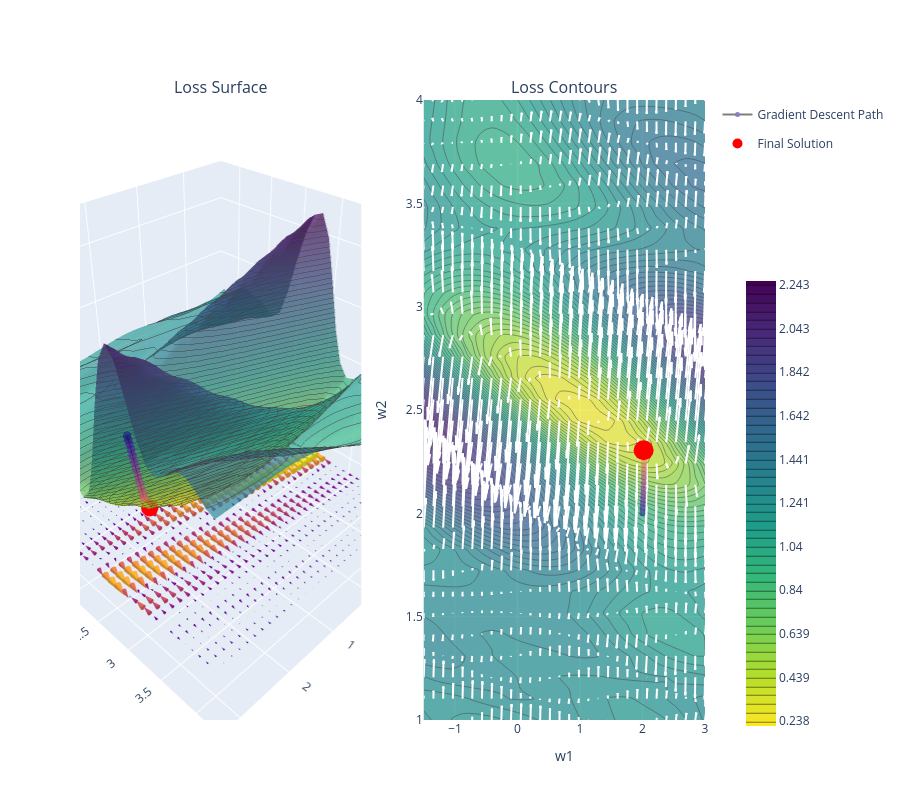

The cell this chart's notebook holds for it:
### Markdown cell above
<link rel="stylesheet" href="berkeley.css">

<h3 class="cal cal-h3">Gradient Descent Applied to Sine Model</h3>

### Code cell
# w0 = np.array([1.2, 2.])
# w0 = np.array([.5, 2.5])
w0 = np.array([2, 2])
path = gradient_descent(w0,
                        grad_sine_MSE,
                        learning_rate=.01,
                        nepochs=20)
errors = [sine_MSE(w) for w in path]
fig = plot_gradient(
    sine['w0'], sine['w1'], sine['error'],
    sine['dw0'], sine['dw1'], scale=.1)
add_solution_path(fig, errors, path)

### Figure 1 — Plotly figure (JSON) as saved in the notebook; plotly's stock layout.template omitted (floating-point values rounded to 4 significant figures; data arrays with more than 128 entries replaced by an {"elided": "..."} marker saying what was removed)
{"data": [{"colorscale": [[0, "#fde725"], [0.1111, "#b5de2b"], [0.2222, "#6ece58"], [0.3333, "#35b779"], [0.4444, "#1f9e89"], [0.5556, "#26828e"], [0.6667, "#31688e"], [0.7778, "#3e4989"], [0.8889, "#482878"], [1, "#440154"]], "contours": {"z": {"end": 2.243, "highlightcolor": "white", "show": true, "size": 0.0401, "start": 0.2383}}, "opacity": 0.7, "scene": "scene", "showscale": false, "type": "surface", "x": {"elided": "30x30 float values"}, "y": {"elided": "30x30 float values"}, "z": {"elided": "30x30 float values"}}, {"colorbar": {"len": 0.75, "x": 1.05, "y": 0.35}, "colorscale": [[0, "#fde725"], [0.1111, "#b5de2b"], [0.2222, "#6ece58"], [0.3333, "#35b779"], [0.4444, "#1f9e89"], [0.5556, "#26828e"], [0.6667, "#31688e"], [0.7778, "#3e4989"], [0.8889, "#482878"], [1, "#440154"]], "contours": {"end": 2.243, "size": 0.0401, "start": 0.2383}, "opacity": 0.7, "type": "contour", "x": {"elided": "900 float values"}, "xaxis": "x", "y": {"elided": "900 float values"}, "yaxis": "y", "z": {"elided": "900 float values"}}, {"anchor": "tail", "scene": "scene", "showscale": false, "sizeref": 2, "type": "cone", "u": {"elided": "900 float values"}, "v": {"elided": "900 float values"}, "w": {"elided": "900 float values"}, "x": {"elided": "900 float values"}, "y": {"elided": "900 float values"}, "z": {"elided": "900 float values"}}, {"line": {"color": "white", "width": 2}, "mode": "lines", "showlegend": false, "type": "scatter", "x": {"elided": "6300 float values"}, "xaxis": "x", "y": {"elided": "6300 float values"}, "yaxis": "y"}, {"legendgroup": "Gradient Descent", "line": {"color": "black", "width": 2}, "marker": {"color": [0.0, 0.05, 0.1, 0.15, 0.2, 0.25, 0.3, 0.35, 0.4, 0.45, 0.5, 0.55, 0.6, 0.65, 0.7, 0.75, 0.8, 0.85, 0.9, 0.95, 1.0], "size": 5}, "mode": "lines+markers", "name": "Gradient Descent Path", "opacity": 0.5, "scene": "scene", "type": "scatter3d", "x": [2.0, 2.003, 2.005, 2.008, 2.011, 2.014, 2.017, 2.019, 2.022, 2.024, 2.025, 2.026, 2.027, 2.027, 2.026, 2.026, 2.025, 2.023, 2.022, 2.02, 2.018], "y": [2.0, 2.017, 2.035, 2.055, 2.076, 2.099, 2.122, 2.147, 2.171, 2.193, 2.214, 2.232, 2.248, 2.261, 2.272, 2.28, 2.288, 2.293, 2.298, 2.302, 2.305], "z": [0.9147, 0.8844, 0.8491, 0.8078, 0.7602, 0.7068, 0.649, 0.59, 0.5337, 0.484, 0.4434, 0.4124, 0.39, 0.3744, 0.3638, 0.3567, 0.3519, 0.3487, 0.3464, 0.3447, 0.3435]}, {"legendgroup": "Gradient Descent", "line": {"color": "black", "width": 2}, "marker": {"color": [0.0, 0.05, 0.1, 0.15, 0.2, 0.25, 0.3, 0.35, 0.4, 0.45, 0.5, 0.55, 0.6, 0.65, 0.7, 0.75, 0.8, 0.85, 0.9, 0.95, 1.0]}, "mode": "lines+markers", "name": "Gradient Descent Path", "opacity": 0.5, "showlegend": false, "type": "scatter", "x": [2.0, 2.003, 2.005, 2.008, 2.011, 2.014, 2.017, 2.019, 2.022, 2.024, 2.025, 2.026, 2.027, 2.027, 2.026, 2.026, 2.025, 2.023, 2.022, 2.02, 2.018], "xaxis": "x", "y": [2.0, 2.017, 2.035, 2.055, 2.076, 2.099, 2.122, 2.147, 2.171, 2.193, 2.214, 2.232, 2.248, 2.261, 2.272, 2.28, 2.288, 2.293, 2.298, 2.302, 2.305], "yaxis": "y"}, {"legendgroup": "Final Solution", "marker": {"color": "red", "size": 10}, "mode": "markers", "name": "Final Solution", "scene": "scene", "type": "scatter3d", "x": [2.018], "y": [2.305], "z": [0.3435]}, {"legendgroup": "Final Solution", "marker": {"color": "red", "size": 20}, "mode": "markers", "name": "Final Solution", "showlegend": false, "type": "scatter", "x": [2.018], "xaxis": "x", "y": [2.305], "yaxis": "y"}], "layout": {"annotations": [{"font": {"size": 16}, "showarrow": false, "text": "Loss Surface", "x": 0.225, "xanchor": "center", "xref": "paper", "y": 1, "yanchor": "bottom", "yref": "paper"}, {"font": {"size": 16}, "showarrow": false, "text": "Loss Contours", "x": 0.775, "xanchor": "center", "xref": "paper", "y": 1, "yanchor": "bottom", "yref": "paper"}], "height": 800, "scene": {"aspectmode": "cube", "domain": {"x": [0, 0.45], "y": [0, 1]}, "xaxis": {"title": {"text": "w1"}}, "yaxis": {"title": {"text": "w2"}}, "zaxis": {"title": {"text": "Loss"}}}, "xaxis": {"anchor": "y", "domain": [0.55, 1], "range": [-1.5, 3], "title": {"text": "w1"}}, "yaxis": {"anchor": "x", "domain": [0, 1], "range": [1, 4], "title": {"text": "w2"}}}}
